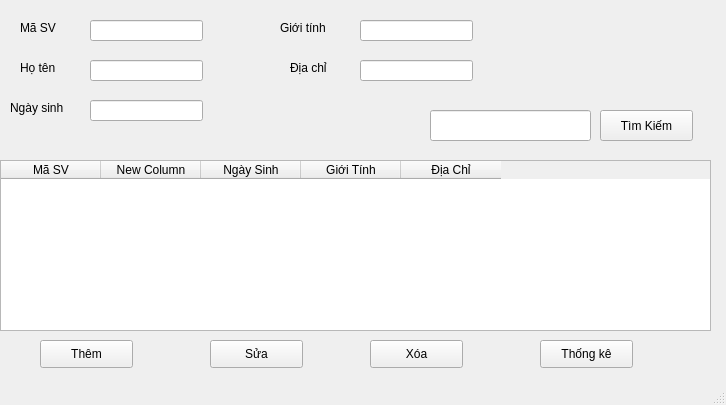
<?xml version="1.0" encoding="UTF-8"?>
<ui version="4.0">
 <class>MainWindow</class>
 <widget class="QMainWindow" name="MainWindow">
  <property name="geometry">
   <rect>
    <x>0</x>
    <y>0</y>
    <width>726</width>
    <height>405</height>
   </rect>
  </property>
  <property name="windowTitle">
   <string>MainWindow</string>
  </property>
  <widget class="QWidget" name="centralwidget">
   <widget class="QLineEdit" name="txtMaSV">
    <property name="geometry">
     <rect>
      <x>90</x>
      <y>20</y>
      <width>113</width>
      <height>21</height>
     </rect>
    </property>
   </widget>
   <widget class="QLabel" name="label">
    <property name="geometry">
     <rect>
      <x>20</x>
      <y>20</y>
      <width>55</width>
      <height>16</height>
     </rect>
    </property>
    <property name="font">
     <font>
      <pointsize>9</pointsize>
     </font>
    </property>
    <property name="text">
     <string>Mã SV</string>
    </property>
   </widget>
   <widget class="QLabel" name="label_2">
    <property name="geometry">
     <rect>
      <x>20</x>
      <y>60</y>
      <width>55</width>
      <height>16</height>
     </rect>
    </property>
    <property name="font">
     <font>
      <pointsize>9</pointsize>
     </font>
    </property>
    <property name="text">
     <string>Họ tên</string>
    </property>
   </widget>
   <widget class="QLineEdit" name="txtHoTen">
    <property name="geometry">
     <rect>
      <x>90</x>
      <y>60</y>
      <width>113</width>
      <height>21</height>
     </rect>
    </property>
   </widget>
   <widget class="QLineEdit" name="txtNgaySinh">
    <property name="geometry">
     <rect>
      <x>90</x>
      <y>100</y>
      <width>113</width>
      <height>21</height>
     </rect>
    </property>
   </widget>
   <widget class="QLineEdit" name="txtGT">
    <property name="geometry">
     <rect>
      <x>360</x>
      <y>20</y>
      <width>113</width>
      <height>21</height>
     </rect>
    </property>
   </widget>
   <widget class="QLineEdit" name="txtDiaChi">
    <property name="geometry">
     <rect>
      <x>360</x>
      <y>60</y>
      <width>113</width>
      <height>21</height>
     </rect>
    </property>
   </widget>
   <widget class="QLabel" name="label_3">
    <property name="geometry">
     <rect>
      <x>10</x>
      <y>100</y>
      <width>71</width>
      <height>16</height>
     </rect>
    </property>
    <property name="font">
     <font>
      <pointsize>9</pointsize>
     </font>
    </property>
    <property name="text">
     <string>Ngày sinh</string>
    </property>
   </widget>
   <widget class="QLabel" name="label_4">
    <property name="geometry">
     <rect>
      <x>280</x>
      <y>20</y>
      <width>61</width>
      <height>16</height>
     </rect>
    </property>
    <property name="font">
     <font>
      <pointsize>9</pointsize>
     </font>
    </property>
    <property name="text">
     <string>Giới tính</string>
    </property>
   </widget>
   <widget class="QLabel" name="label_5">
    <property name="geometry">
     <rect>
      <x>290</x>
      <y>60</y>
      <width>55</width>
      <height>16</height>
     </rect>
    </property>
    <property name="font">
     <font>
      <pointsize>9</pointsize>
     </font>
    </property>
    <property name="text">
     <string>Địa chỉ</string>
    </property>
   </widget>
   <widget class="QLineEdit" name="txtTK">
    <property name="geometry">
     <rect>
      <x>430</x>
      <y>110</y>
      <width>161</width>
      <height>31</height>
     </rect>
    </property>
   </widget>
   <widget class="QTableWidget" name="tb_SinhVien">
    <property name="geometry">
     <rect>
      <x>0</x>
      <y>160</y>
      <width>711</width>
      <height>171</height>
     </rect>
    </property>
    <column>
     <property name="text">
      <string>Mã SV</string>
     </property>
    </column>
    <column>
     <property name="text">
      <string>New Column</string>
     </property>
    </column>
    <column>
     <property name="text">
      <string>Ngày Sinh</string>
     </property>
    </column>
    <column>
     <property name="text">
      <string>Giới Tính</string>
     </property>
    </column>
    <column>
     <property name="text">
      <string>Địa Chỉ</string>
     </property>
    </column>
   </widget>
   <widget class="QPushButton" name="btnAdd">
    <property name="geometry">
     <rect>
      <x>40</x>
      <y>340</y>
      <width>93</width>
      <height>28</height>
     </rect>
    </property>
    <property name="text">
     <string>Thêm</string>
    </property>
   </widget>
   <widget class="QPushButton" name="btnUpdate">
    <property name="geometry">
     <rect>
      <x>210</x>
      <y>340</y>
      <width>93</width>
      <height>28</height>
     </rect>
    </property>
    <property name="text">
     <string>Sửa</string>
    </property>
   </widget>
   <widget class="QPushButton" name="btnDelete">
    <property name="geometry">
     <rect>
      <x>370</x>
      <y>340</y>
      <width>93</width>
      <height>28</height>
     </rect>
    </property>
    <property name="text">
     <string>Xóa</string>
    </property>
   </widget>
   <widget class="QPushButton" name="btnSearch">
    <property name="geometry">
     <rect>
      <x>600</x>
      <y>110</y>
      <width>93</width>
      <height>31</height>
     </rect>
    </property>
    <property name="text">
     <string>Tìm Kiếm</string>
    </property>
   </widget>
   <widget class="QPushButton" name="btnThongKe">
    <property name="geometry">
     <rect>
      <x>540</x>
      <y>340</y>
      <width>93</width>
      <height>28</height>
     </rect>
    </property>
    <property name="text">
     <string>Thống kê</string>
    </property>
   </widget>
  </widget>
  <widget class="QStatusBar" name="statusbar"/>
 </widget>
 <resources/>
 <connections/>
</ui>
